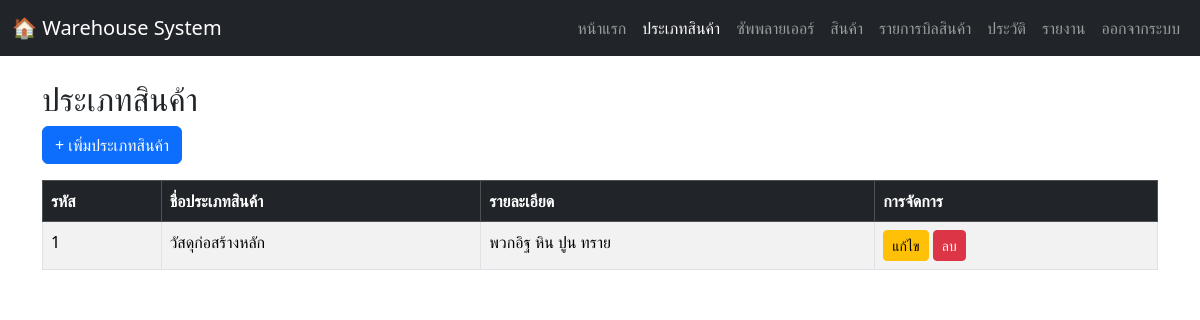
/categories.php (signed in), run on an earlier commit of the app's database.
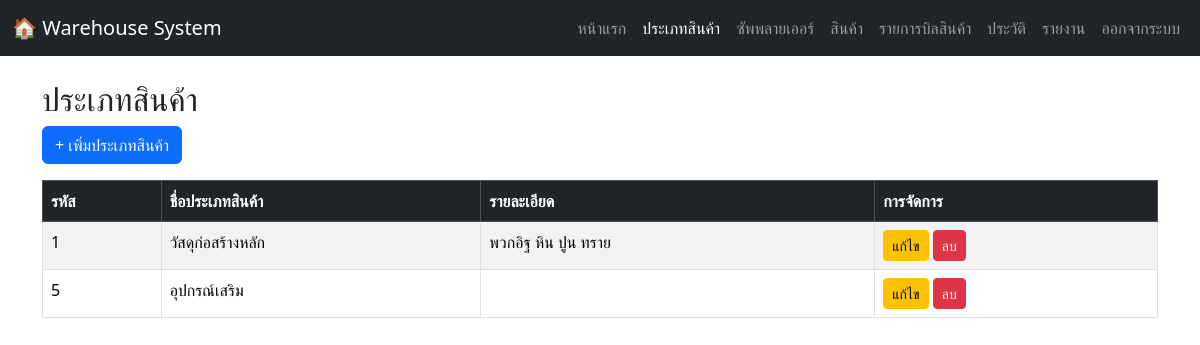
And on a later commit of the database.
### tables this page shows
CREATE TABLE `categories` (
  `category_id` int(11) NOT NULL,
  `category_name` varchar(100) NOT NULL,
  `description` text DEFAULT NULL
);

### categories.php (the view, shortened to what this page needs)
<?php
include 'connection.php';
$sql = "SELECT category_id, category_name, description
        FROM categories ORDER BY category_id ASC";
$result = $conn->query($sql);
?>
<!DOCTYPE html>
<html lang="th">
<head>
  <link rel="stylesheet" href="https://cdn.jsdelivr.net/npm/bootstrap@5.3.2/dist/css/bootstrap.min.css">
</head>
<body>
  <nav class="navbar navbar-expand-lg navbar-dark bg-dark">
    <div class="container-fluid">
      <a class="navbar-brand" href="#">🏠 Warehouse System</a>
      <div class="collapse navbar-collapse" id="navbarNav">
        <ul class="navbar-nav ms-auto">
          <li class="nav-item"><a class="nav-link" href="homepage.php">หน้าแรก</a></li>
          <li class="nav-item"><a class="nav-link active" href="categories.php">ประเภทสินค้า</a></li>
          <li class="nav-item"><a class="nav-link" href="suppliers.php">ซัพพลายเออร์</a></li>
          <li class="nav-item"><a class="nav-link" href="products.php">สินค้า</a></li>
          <li class="nav-item"><a class="nav-link" href="warehouse_page.php">รายการบิลสินค้า</a></li>
          <li class="nav-item"><a class="nav-link" href="history.php">ประวัติ</a></li>
          <li class="nav-item"><a class="nav-link" href="report.php">รายงาน</a></li>
          <li class="nav-item"><a class="nav-link" href="logout.php">ออกจากระบบ</a></li>
        </ul>
      </div>
    </div>
  </nav>
<div class="container mt-4">
  <h2>ประเภทสินค้า</h2>
  <a href="add_category.php" class="btn btn-primary mb-3">+ เพิ่มประเภทสินค้า</a>
  <table class="table table-bordered table-striped">
    <thead class="table-dark">
      <tr>
        <th>รหัส</th>
        <th>ชื่อประเภทสินค้า</th>
        <th>รายละเอียด</th>
        <th>การจัดการ</th>
      </tr>
    </thead>
    <tbody>
      <?php
      if ($result->num_rows > 0) {
          while ($row = $result->fetch_assoc()) {
              echo "<tr>
                      <td>{$row['category_id']}</td>
                      <td>{$row['category_name']}</td>
                      <td>{$row['description']}</td>
                      <td>
                        <a href='category_edit.php?id={$row['category_id']}' class='btn btn-warning btn-sm'>แก้ไข</a>
                        <a href='category_delete.php?id={$row['category_id']}'
                           onclick=\"return confirm('คุณแน่ใจหรือไม่ว่าต้องการลบประเภทสินค้านี้?');\"
                           class='btn btn-danger btn-sm'>ลบ</a>
                      </td>
                    </tr>";
          }
      } else {
          echo "<tr><td colspan='4' class='text-center text-muted'>ไม่มีข้อมูลประเภทสินค้า</td></tr>";
      }
      ?>
    </tbody>
  </table>
</div>
</body>
</html>

What changed in the data, as far as the page shows it:
added categories: category_id "5", category_name "อุปกรณ์เสริม"
